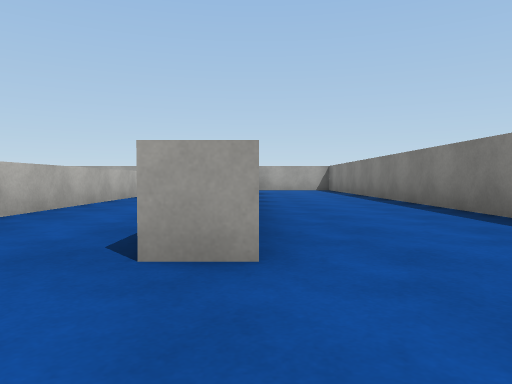
[1] (above)

15 first-person views from a walk through a Unity game level. The camera is 0.68 m above the floor, tilts 2° down and sees 70° across. The floor is counted in squares, 2 m on a side. Each view is taken from the middle of a square. On the plan, view 1 faces up. The plan holds only what a view shows up to about 9 squares ahead; the rest is blank. The player is left out. Surface patterns are stand-ins for the level's own textures.

[2]
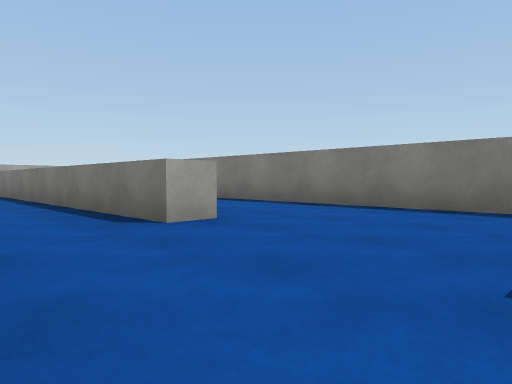

[3]
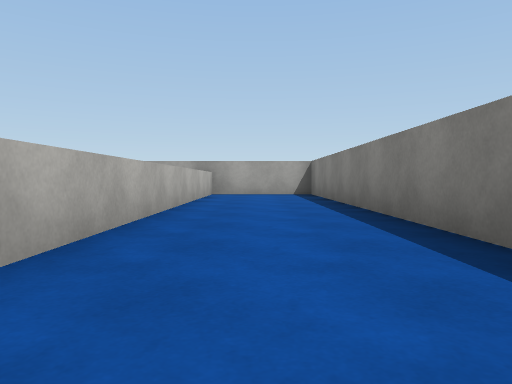

[4]
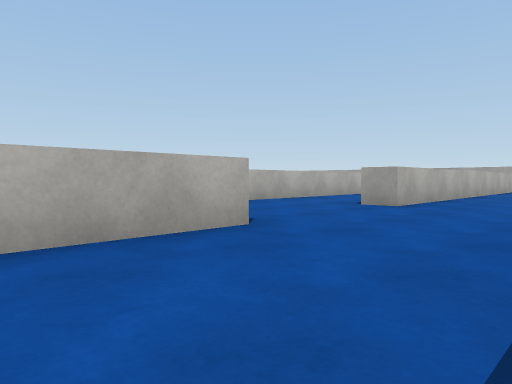

[5]
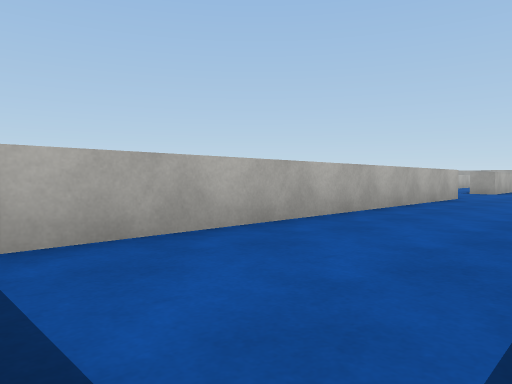

[6]
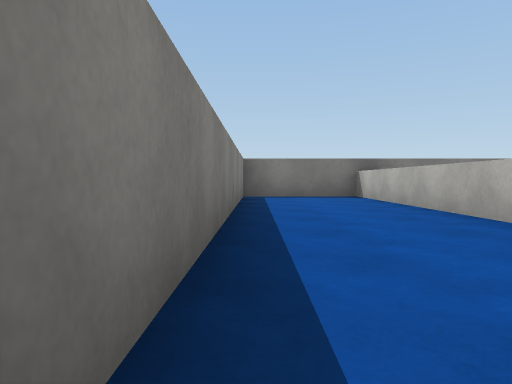

[7]
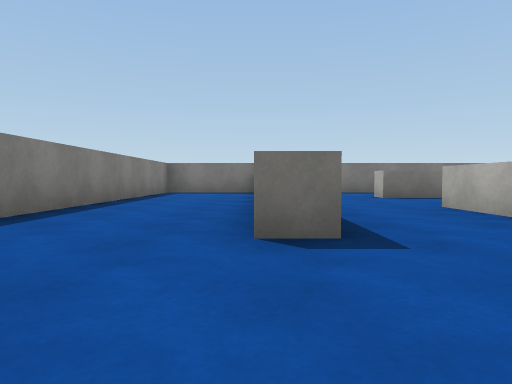

[8]
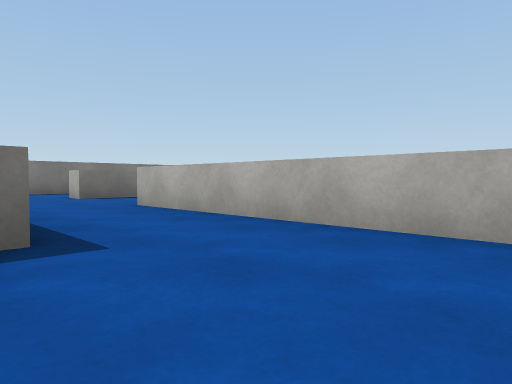

[9]
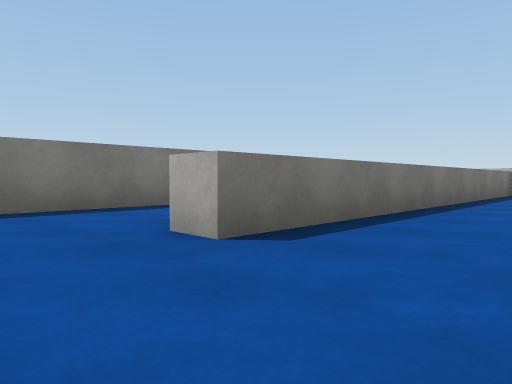

[10]
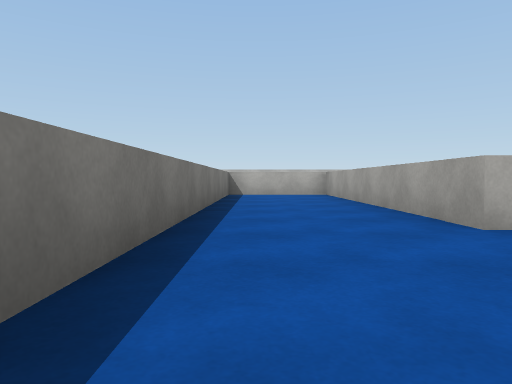

[11]
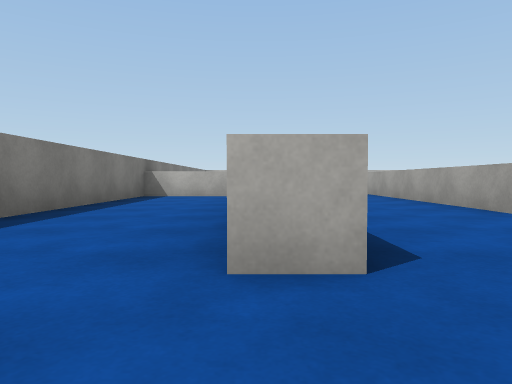

[12]
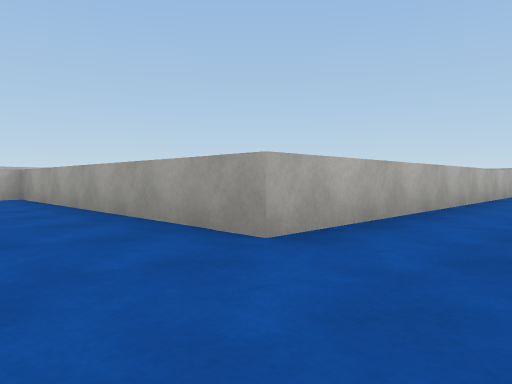

[13]
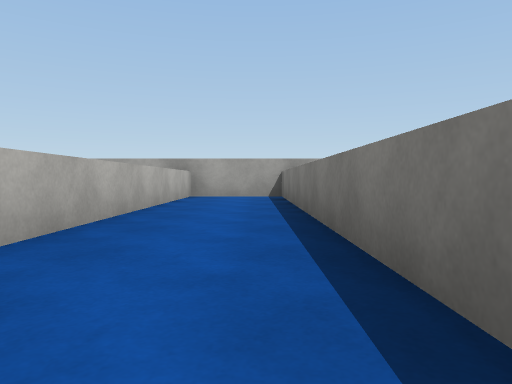

[14]
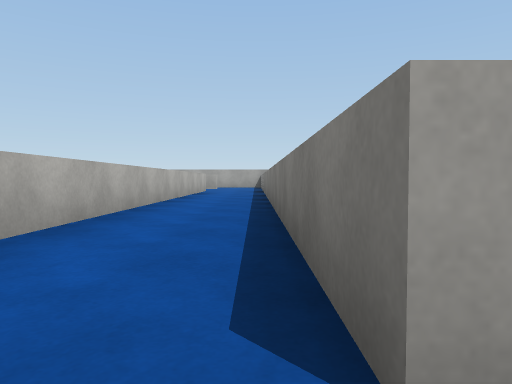

[15]
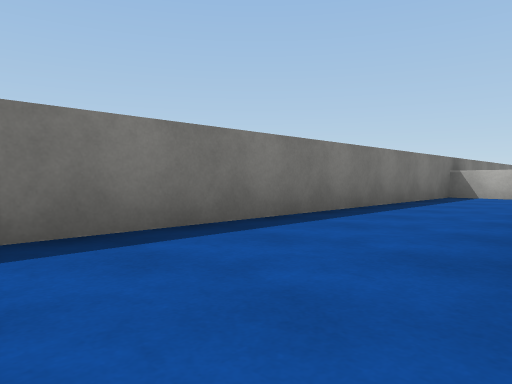

### Floor plan
Ten units are one square. View 1 is at (0, 0); x grows to the right and y downward. Boxes are objects, and circles mark ways between rooms. Rooms are numbered by the first view taken in them; rooms with no view inside come last. Other rooms are left out.
<svg viewBox="-105 -117 133 204">
<path fill="none" stroke="#000" d="M-5 11 0 11 0 82 23 82 23 -112 0 -112 0 -15 -5 -15 -5 -112 -23 -112 -23 14M-23 14 -23 36M-23 56 -23 61M-83 65 -83 82 -14 82M-28 36 -28 -44M-44 -50 -44 35 -100 35 -100 56 -23 56"/>
<circle cx="-15" cy="25" r="3" fill="#2a7"/>
<circle cx="-15" cy="60" r="3" fill="#2a7"/>
<circle cx="-30" cy="45" r="3" fill="#2a7"/>
<text x="10" y="-30">1</text>
<text x="-20" y="30">2</text>
<text x="-40" y="70">3</text>
<text x="-40" y="20">4</text>
</svg>
Room 1 opens to room 2. Room 2 opens to room 3. Room 2 opens to room 4.

Where each view was taken, in squares from view 1:
view 1: 0 up, 0 right, facing up
view 2: 1 down, 2 left, facing up-right
view 3: 3 up, 1 right, facing up
view 4: 3 down, 2 right, facing up-left
view 5: 8 down, 2 right, facing up-left
view 6: 1 down, 2 right, facing down
view 7: 1 up, 0 right, facing down
view 8: 1 up, 0 right, facing down-left
view 9: 4 down, 1 left, facing down-left
view 10: 5 down, 2 left, facing left
view 11: 6 down, 1 left, facing left
view 12: 5 down, 3 left, facing up-left
view 13: 4 up, 1 left, facing up
view 14: 4 down, 3 left, facing up
view 15: 6 down, 1 left, facing down-left
